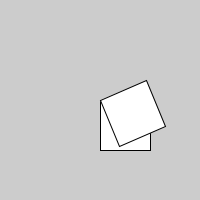
Frame 1 (no input)
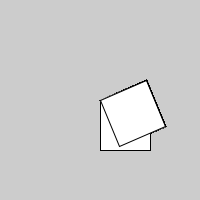
Frame 60 (the mouse pressed at the canvas centre just before this capture)
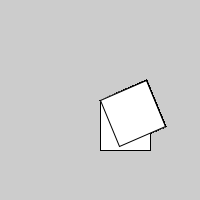
Frame 120 (the mouse held since frame 60 and released just before this capture)

The Processing sketch that drew these frames (run headless with seeded random() and noise(); from frame 60 on, the mouse is pressed at the canvas centre):

// Processing sketch: Ex5_Ch14
// ── Ex5_Ch14.pde
// Nelson Villegas
// 11/9/2020

void setup()
{
  size(200,200);
}
void draw()
{
  translate(width/2, height/2);
  rect(0,0,50,50);
  rotate(-PI/8);
  rect(0,0,50,50);
}
